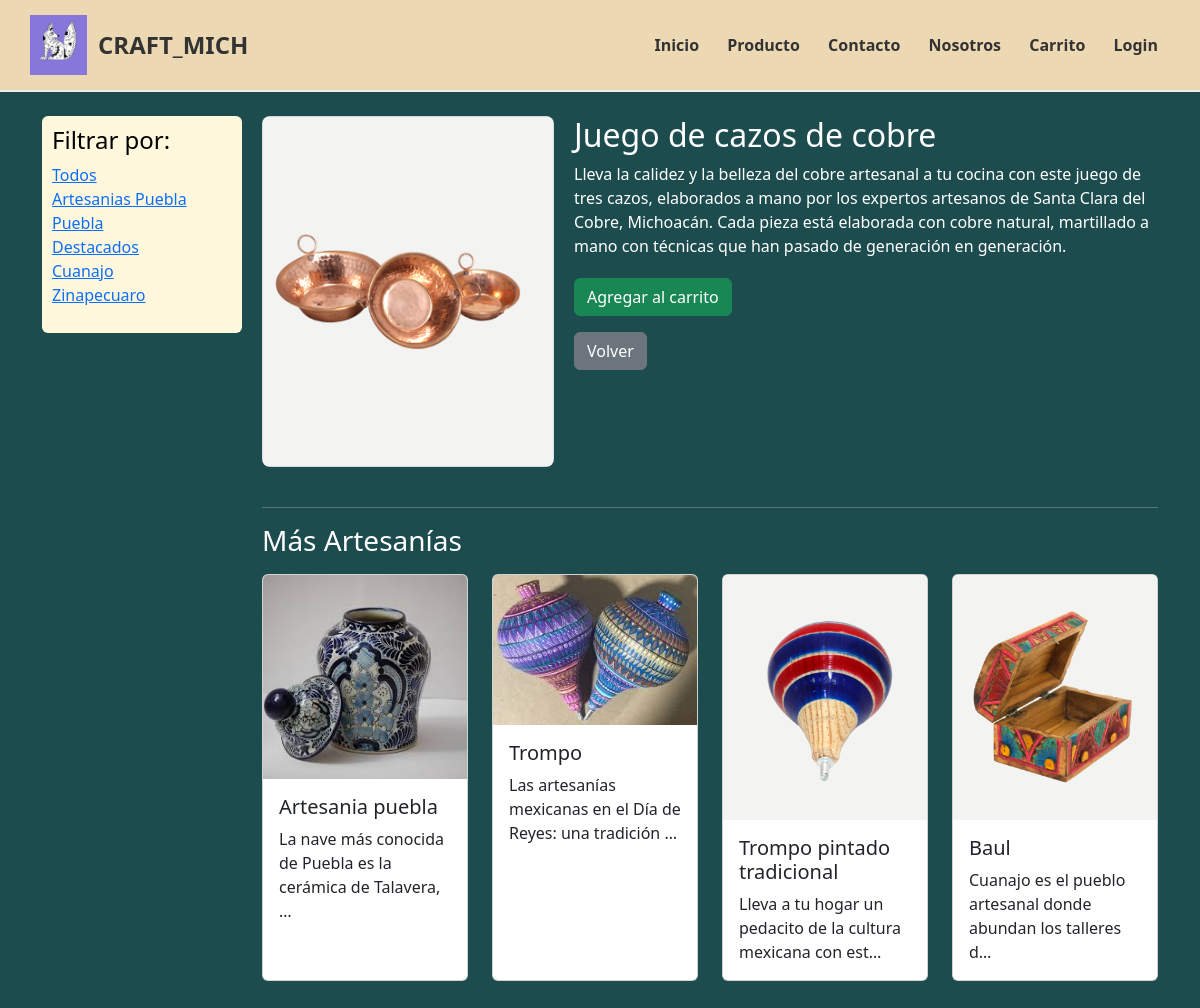
/productos/3/, run on the app's committed database.
### productos/models.py (models this page shows, shortened)
class Filtro(models.Model):
    nombre = models.CharField(max_length=100)
    slug = models.SlugField(unique=True)

class Producto(models.Model):
    nombre = models.CharField(max_length=100)
    descripcion = models.TextField()
    imagen = models.ImageField(upload_to='productos/')
    destacado = models.BooleanField(default=False)
    creado = models.DateTimeField(auto_now_add=True)
    filtro = models.ForeignKey(Filtro, on_delete=models.CASCADE, null=True, blank=True)
    precio = models.DecimalField(max_digits=10, decimal_places=2, default=0.00)

### productos/views.py (the view)
# urls.py: path('<int:pk>/', detalle_producto, name='detalle_producto'),
def detalle_producto(request, pk):
    producto = get_object_or_404(Producto, pk=pk)
    filtros = Filtro.objects.all()
    filtro_slug = request.GET.get('filtro')
    mas_productos = Producto.objects.exclude(pk=pk)[:4]
    return render(request, 'productos/detalle.html', {
        'producto': producto,
        'filtros': filtros,
        'filtro_seleccionado': filtro_slug,
        'mas_productos': mas_productos,
    })

### productos/templates/productos/detalle.html (shortened to what this page needs)
{% extends "core/base.html" %}
{% load static %}
{% block content %}
<div style="display: flex; gap: 20px; align-items: flex-start;">
  <aside style="width: 200px; background: #fff8dc; padding: 10px; border-radius: 6px;">
    <h4 style="color: rgb(0, 0, 0);">Filtrar por:</h4>
    <ul style="list-style: none; padding-left: 0;">
      <li>
        <a href="{% url 'lista_productos' %}" class="{% if not filtro_seleccionado %}bold{% else %}normal{% endif %}">
          Todos
        </a>
      </li>
      {% for filtro in filtros %}
        <li>
          <a href="?filtro={{ filtro.slug }}" class="{% if filtro.slug == filtro_seleccionado %}bold{% else %}normal{% endif %}">
            {{ filtro.nombre }}
          </a>
        </li>
      {% endfor %}
    </ul>
  </aside>
  <div style="flex: 1;">
    <div style="display: flex; gap: 20px; align-items: flex-start; margin-bottom: 40px;">
      <div style="flex: 1;">
        <img src="{{ producto.imagen.url }}" alt="{{ producto.nombre }}" style="width: 100%; max-width: 300px; border-radius: 8px;">
      </div>
      <div style="flex: 2;">
        <h2>{{ producto.nombre }}</h2>
        <p>{{ producto.descripcion }}</p>
        <form action="{% url 'agregar_carrito' producto.pk %}" method="post" style="margin-top: 20px;">
          <button type="submit" class="btn btn-success">Agregar al carrito</button>
        </form>
        <a href="{% url 'lista_productos' %}" class="btn btn-secondary mt-3">Volver</a>
      </div>
    </div>
    <hr>
    <h3 class="mb-3">Más Artesanías</h3>
    <div class="row">
      {% for mas in mas_productos %}
        {% if mas.id != producto.id %}
          <div class="col-md-3 mb-4">
            <div class="card h-100">
              <a href="{% url 'detalle_producto' mas.pk %}">
                <img src="{{ mas.imagen.url }}" class="card-img-top" alt="{{ mas.nombre }}">
              </a>
              <div class="card-body">
                <h5 class="card-title">{{ mas.nombre }}</h5>
                <p class="card-text">{{ mas.descripcion|truncatechars:60 }}</p>
              </div>
            </div>
          </div>
        {% endif %}
      {% endfor %}
    </div>
  </div>
</div>
{% endblock %}

### core/static/css/styles.css (style rules this page uses)
* { margin: 0; padding: 0; box-sizing: border-box; font-family: 'Segoe UI', Tahoma, Geneva, Verdana, sans-serif; }
body { background-color: #1d4c4f; color: white; }
button, .btn-vermas, .dashboard button, button.agregar { background-color: #cf5b28; color: white; border: none; padding: 10px 16px; font-weight: bold; cursor: pointer; border-radius: 5px; }

### data on the page
Filtro: nombre "Artesanias Puebla"
Filtro: nombre "Puebla"
Filtro: nombre "Destacados"
Filtro: nombre "Cuanajo"
Filtro: nombre "Zinapecuaro"
Producto: imagen (picture), nombre "Juego de cazos de cobre", descripcion "Lleva la calidez y la belleza del cobre artesanal a tu cocina con este juego de tres cazos, elaborados a mano por los expertos artesanos de Santa Clara del Cobre, Michoacán. Cada pieza está elaborada con cobre natural, martillado a mano con técnicas que han pasado de generación en generación."
Producto: imagen (picture), nombre "Artesania puebla", descripcion "La nave más conocida de Puebla es la cerámica de Talavera, …"
Producto: imagen (picture), nombre "Trompo", descripcion "Las artesanías mexicanas en el Día de Reyes: una tradición …"
Producto: imagen (picture), nombre "Trompo pintado tradicional", descripcion "Lleva a tu hogar un pedacito de la cultura mexicana con est…"
Producto: imagen (picture), nombre "Baul", descripcion "Cuanajo es el pueblo artesanal donde abundan los talleres d…"
